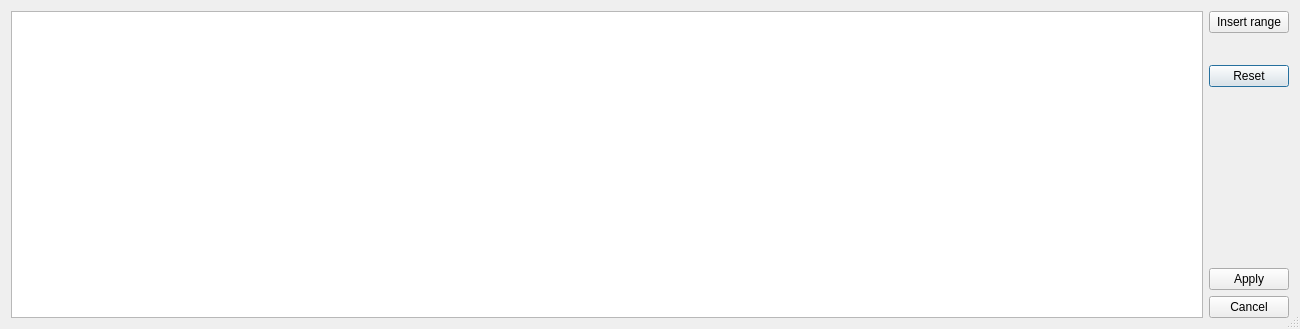
<?xml version="1.0" encoding="UTF-8"?>
<ui version="4.0">
 <class>RangeDialog</class>
 <widget class="QDialog" name="RangeDialog">
  <property name="geometry">
   <rect>
    <x>0</x>
    <y>0</y>
    <width>1300</width>
    <height>329</height>
   </rect>
  </property>
  <property name="windowTitle">
   <string>Edit value range colors</string>
  </property>
  <property name="sizeGripEnabled">
   <bool>true</bool>
  </property>
  <property name="modal">
   <bool>true</bool>
  </property>
  <layout class="QGridLayout" name="gridLayout" rowstretch="0,0,0,0,1,0,0" columnstretch="1,0">
   <item row="0" column="0" rowspan="7">
    <widget class="MinimalListWidget" name="ranges">
     <property name="dragDropMode">
      <enum>QAbstractItemView::InternalMove</enum>
     </property>
     <property name="defaultDropAction">
      <enum>Qt::MoveAction</enum>
     </property>
    </widget>
   </item>
   <item row="4" column="1">
    <spacer name="verticalSpacer">
     <property name="orientation">
      <enum>Qt::Vertical</enum>
     </property>
     <property name="sizeHint" stdset="0">
      <size>
       <width>20</width>
       <height>271</height>
      </size>
     </property>
    </spacer>
   </item>
   <item row="3" column="1">
    <widget class="QPushButton" name="reset_btn">
     <property name="text">
      <string>Reset</string>
     </property>
    </widget>
   </item>
   <item row="6" column="1">
    <widget class="QPushButton" name="cancel_btn">
     <property name="text">
      <string>Cancel</string>
     </property>
    </widget>
   </item>
   <item row="5" column="1">
    <widget class="QPushButton" name="apply_btn">
     <property name="text">
      <string>Apply</string>
     </property>
    </widget>
   </item>
   <item row="0" column="1">
    <widget class="QPushButton" name="insert_btn">
     <property name="text">
      <string>Insert range</string>
     </property>
    </widget>
   </item>
   <item row="1" column="1">
    <spacer name="verticalSpacer_2">
     <property name="orientation">
      <enum>Qt::Vertical</enum>
     </property>
     <property name="sizeHint" stdset="0">
      <size>
       <width>20</width>
       <height>20</height>
      </size>
     </property>
    </spacer>
   </item>
  </layout>
 </widget>
 <customwidgets>
  <customwidget>
   <class>MinimalListWidget</class>
   <extends>QListWidget</extends>
   <header>asammdf/gui/widgets/list.h</header>
  </customwidget>
 </customwidgets>
 <tabstops>
  <tabstop>ranges</tabstop>
  <tabstop>apply_btn</tabstop>
  <tabstop>cancel_btn</tabstop>
 </tabstops>
 <resources/>
 <connections/>
</ui>
